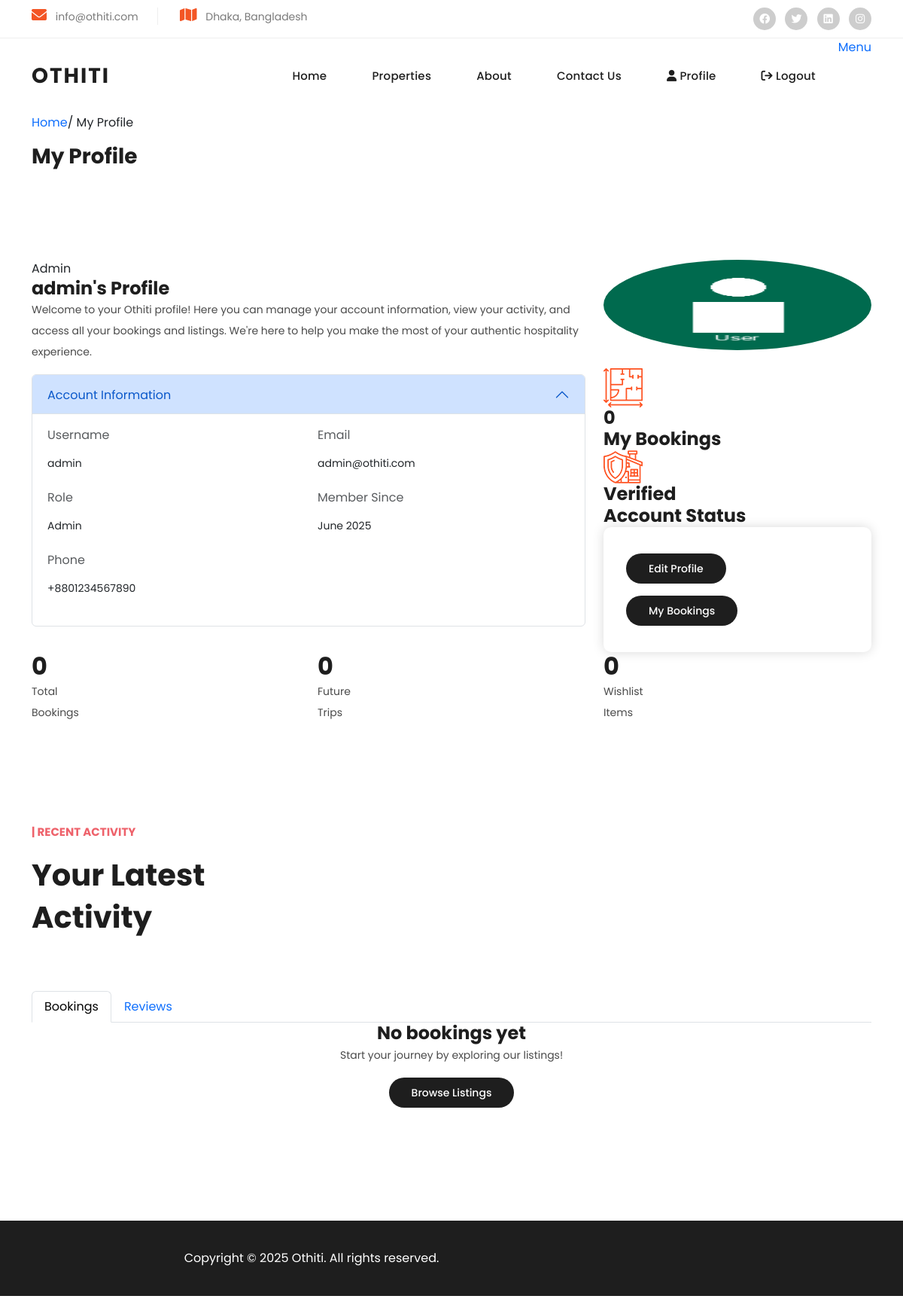
The app's page /user/profile (signed in), older data.
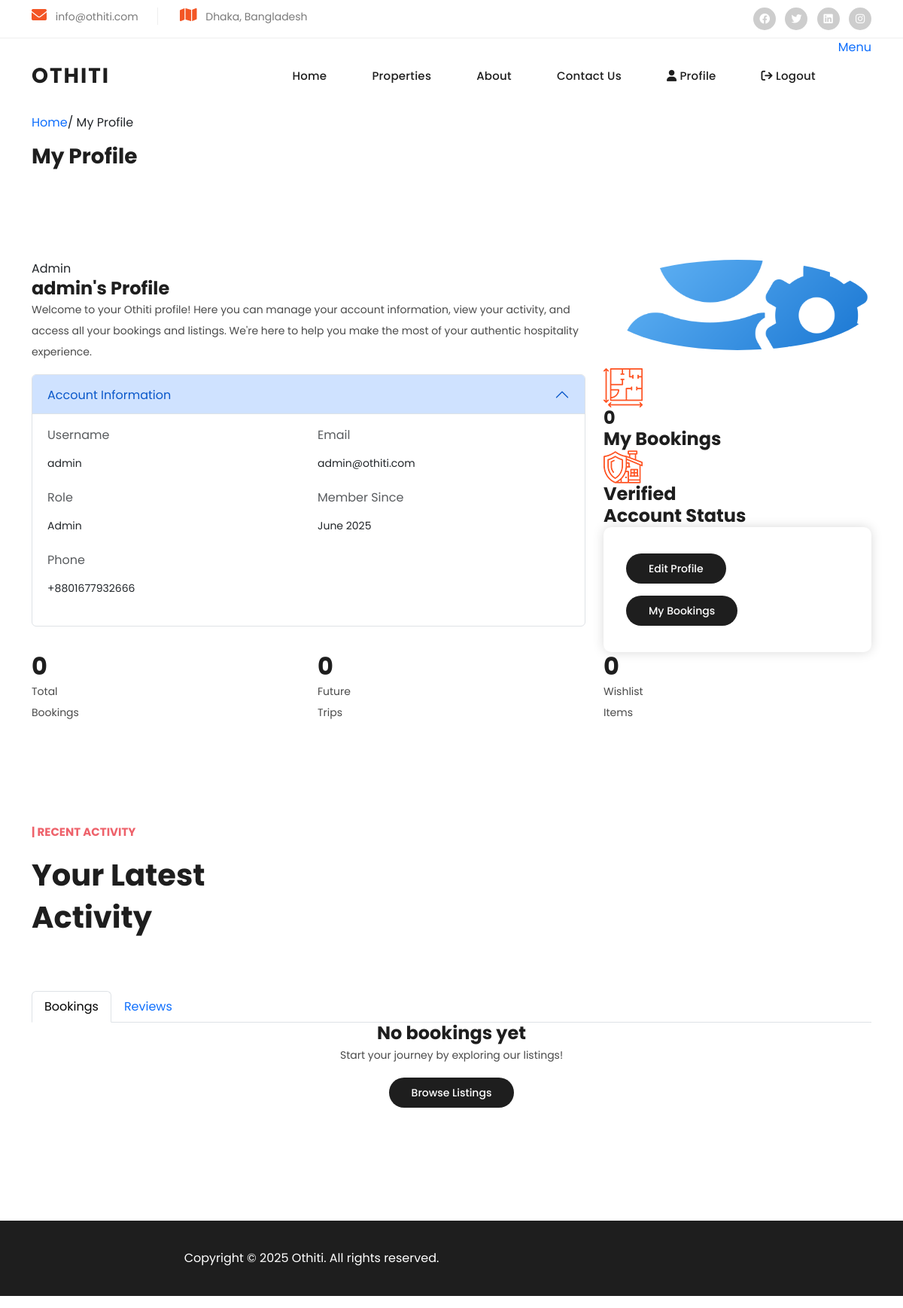
The same page, newer data.
### app/models.py (models this page shows, shortened)
class User(UserMixin, db.Model):
    id = db.Column(db.Integer, primary_key=True)
    username = db.Column(db.String(64), unique=True, nullable=False)
    email = db.Column(db.String(120), unique=True, nullable=False)
    password_hash = db.Column(db.String(128), nullable=False)
    role = db.Column(db.String(20), default='guest')  # 'admin', 'host', 'guest'
    is_verified = db.Column(db.Boolean, default=False)
    phone = db.Column(db.String(20))
    profile_image = db.Column(db.String(255))
    nid_filename = db.Column(db.String(255))
    created_at = db.Column(db.DateTime, default=datetime.utcnow)
    listings = db.relationship('Listing', backref='user', lazy=True)
    bookings = db.relationship('Booking', backref='user', foreign_keys='Booking.user_id', lazy=True)
    sent_messages = db.relationship('Message', backref='sender', foreign_keys='Message.sender_id', lazy=True)
    received_messages = db.relationship('Message', backref='recipient', foreign_keys='Message.recipient_id', lazy=True)
    reviews = db.relationship('Review', backref='user', foreign_keys='Review.user_id', lazy=True)
    conversations_as_user1 = db.relationship('Conversation', backref='user1', foreign_keys='Conversation.user1_id', lazy=True)
    conversations_as_user2 = db.relationship('Conversation', backref='user2', foreign_keys='Conversation.user2_id', lazy=True)

### app/routes/user_routes.py (the view)
@user_bp.route('/profile')
@login_required
def profile():
    user_bookings = Booking.query.filter_by(user_id=current_user.id).order_by(Booking.created_at.desc()).limit(5).all()
    user_reviews = Review.query.filter_by(user_id=current_user.id).order_by(Review.created_at.desc()).limit(5).all()
    return render_template('user/profile.html',
                         user=current_user,
                         recent_bookings=user_bookings,
                         recent_reviews=user_reviews)

### app/templates/user/profile.html (shortened to what the changed rows need)
{% extends "base.html" %}
{% block content %}
<div class="single-property section">
  <div class="container">
    <div class="row">
      <div class="col-lg-8">
        <div class="main-content">
          <span class="category">{{ current_user.role.title() }}</span>
          <h4>{{ current_user.username }}'s Profile</h4>
          <p>Welcome to your Othiti profile! Here you can manage your account information, view your activity, and access all your bookings and listings. We're here to help you make the most of your authentic hospitality experience.</p>
        </div>
        <div class="accordion" id="profileAccordion">
          <div class="accordion-item">
            <h2 class="accordion-header" id="headingOne">
              <button class="accordion-button" type="button" data-bs-toggle="collapse" data-bs-target="#collapseOne" aria-expanded="true" aria-controls="collapseOne">
                Account Information
              </button>
            </h2>
            <div id="collapseOne" class="accordion-collapse collapse show" aria-labelledby="headingOne" data-bs-parent="#profileAccordion">
              <div class="accordion-body">
                <div class="row">
                  <div class="col-md-6 mb-3">
                    <label class="form-label text-muted">Username</label>
                    <p class="form-control-plaintext">{{ current_user.username }}</p>
                  </div>
                  <div class="col-md-6 mb-3">
                    <label class="form-label text-muted">Email</label>
                    <p class="form-control-plaintext">{{ current_user.email }}</p>
                  </div>
                  <div class="col-md-6 mb-3">
                    <label class="form-label text-muted">Role</label>
                    <p class="form-control-plaintext">{{ current_user.role.title() }}</p>
                  </div>
                  <div class="col-md-6 mb-3">
                    <label class="form-label text-muted">Member Since</label>
                    <p class="form-control-plaintext">{{ current_user.created_at.strftime('%B %Y') }}</p>
                  </div>
                  {% if current_user.phone %}
                  <div class="col-md-6 mb-3">
                    <label class="form-label text-muted">Phone</label>
                    <p class="form-control-plaintext">{{ current_user.phone }}</p>
                  </div>
                  {% endif %}
                </div>
              </div>
            </div>
          </div>
        </div>
      </div>
      <div class="col-lg-4">
        <div class="info-table">
          <div class="text-center mb-4">
            {% if current_user.profile_image %}
              <img src="{{ url_for('static', filename='uploads/' + current_user.profile_image) }}"
                   alt="{{ current_user.username }}" class="rounded-circle" width="120" height="120" style="object-fit: cover;">
            {% else %}
              <img src="{{ url_for('static', filename='images/ui/default_avatar.png') }}"
                   alt="{{ current_user.username }}" class="rounded-circle" width="120" height="120">
            {% endif %}
          </div>
        </div>
      </div>
    </div>
  </div>
</div>
<div class="fun-facts">
  <div class="container">
    <div class="row">
      <div class="col-lg-12">
        <div class="wrapper">
          <div class="row">
            <div class="col-lg-4">
              <div class="counter">
                <h2 class="timer count-title count-number" data-to="{{ current_user.bookings|length }}" data-speed="1000"></h2>
              </div>
            </div>
            {% if current_user.role == 'host' %}
            <div class="col-lg-4">
              <div class="counter">
                <h2 class="timer count-title count-number" data-to="{{ current_user.listings|length }}" data-speed="1000"></h2>
                <p class="count-text ">Active<br>Listings</p>
              </div>
            </div>
            <div class="col-lg-4">
              <div class="counter">
                <h2 class="timer count-title count-number" data-to="{{ current_user.reviews_written|length }}" data-speed="1000"></h2>
                <p class="count-text ">Reviews<br>Written</p>
              </div>
            </div>
            {% else %}
            <div class="col-lg-4">
              <div class="counter">
                <h2 class="timer count-title count-number" data-to="0" data-speed="1000"></h2>
              </div>
            </div>
            <div class="col-lg-4">
              <div class="counter">
                <h2 class="timer count-title count-number" data-to="0" data-speed="1000"></h2>
              </div>
            </div>
            {% endif %}
          </div>
        </div>
      </div>
    </div>
  </div>
</div>
<div class="section best-deal">
  <div class="container">
    <div class="row">
      <div class="col-lg-4">
        <div class="section-heading">
          <h2>Your Latest Activity</h2>
        </div>
      </div>
    </div>
  </div>
</div>
{% endblock %}

Row changes from the older to the newer data that the page shows:
changed User "admin": phone "+8801234567890" → "+8801677932666"; profile_image: picture added
